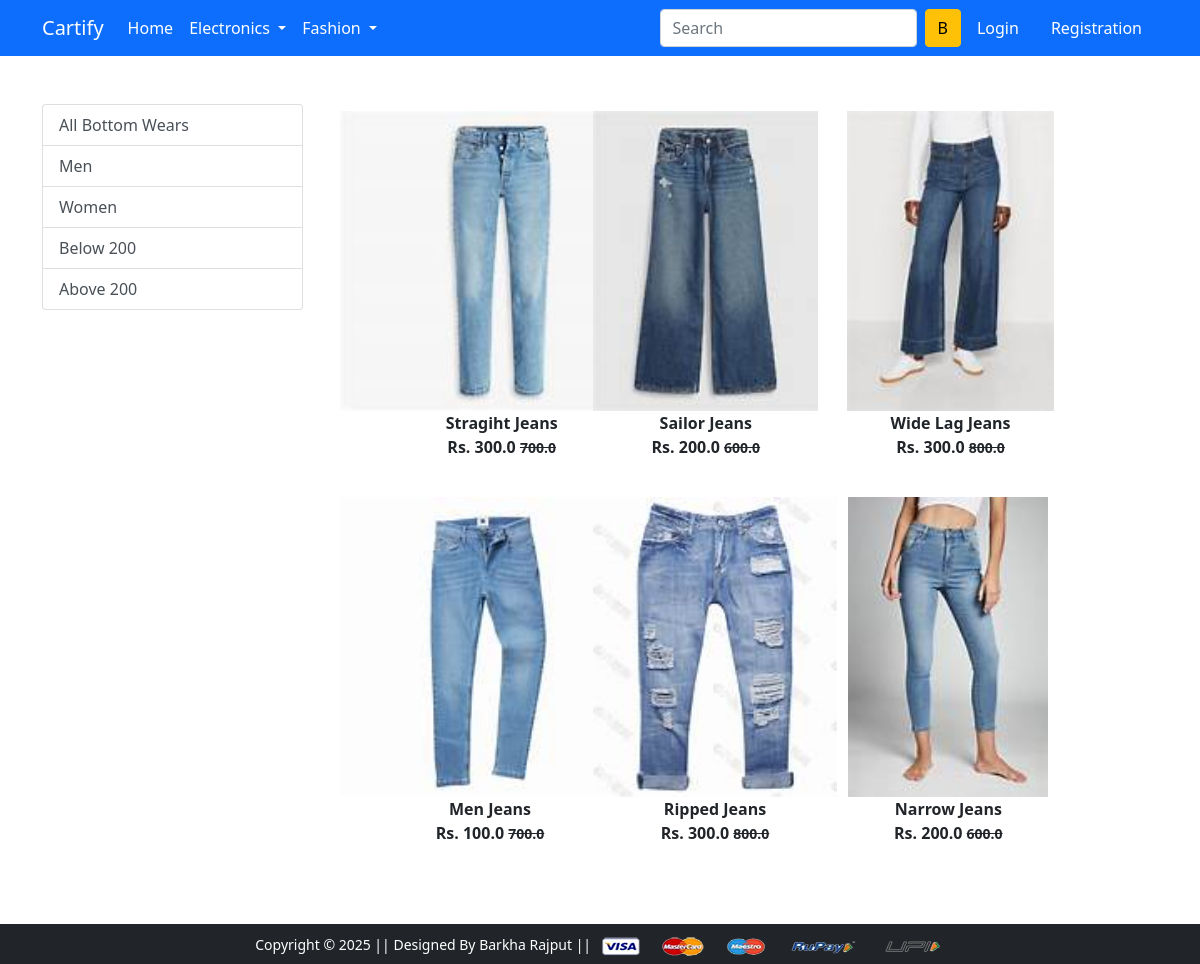
The app's page /bottomwear/ with its own data.
### app/models.py (models this page shows, shortened)
class Product(models.Model):
    title = models.CharField(max_length=100)
    selling_price = models.FloatField()
    discounted_price = models.FloatField()
    description = models.TextField()
    brand = models.CharField(max_length=100)
    category = models.CharField(choices=CATEGORY_CHOICES, max_length=2)
    product_image = models.ImageField(upload_to='productimg')

### app/views.py (the view)
# urls.py: path('bottomwear/', views.bottom_wear, name='bottomwear'),
def bottom_wear(request, data=None):
  totalitem = 0
  if data == None:
   bottomwears = Product.objects.filter(category='BW')
  elif data == 'Men' or data == 'Women':
   bottomwears = Product.objects.filter(category='BW').filter(brand=data)
  elif data == 'below':
   bottomwears = Product.objects.filter(category='BW').filter(discounted_price__lt=200)
  elif data == 'above':
   bottomwears = Product.objects.filter(category='BW').filter(discounted_price__gt=200)
  if request.user.is_authenticated:
   totalitem = len(Cart.objects.filter(user=request.user))
  return render(request, 'app/bottomwear.html', {'bottomwears':bottomwears, 'totalitem':totalitem})

### app/templates/app/bottomwear.html (shortened to what this page needs)
{% extends 'app/base.html' %}
{% load static %}
{% block main-content %}
<div class="container my-5">
 <div class="row">
  <div class="col-sm-3">
    <div class="list-group">
  <a href="{% url 'bottomwear' %}" class="list-group-item list-group-item-action" aria-current="true">All Bottom Wears</a>
  <a href="{% url 'bottomweardata' 'Men' %}" class="list-group-item list-group-item-action">Men</a>
  <a href="{% url 'bottomweardata' 'Women' %}" class="list-group-item list-group-item-action">Women</a>
  <a href="{% url 'bottomweardata' 'below' %}" class="list-group-item list-group-item-action">Below 200</a>
  <a href="{% url 'bottomweardata' 'above' %}" class="list-group-item list-group-item-action">Above 200</a>
</div>
  </div>
  <div class="col-sm-8">
    <div class="row">
        {% for product in bottomwears %}
        <div class="col-sm-4 text-center mb-4">
            <a href="{% url 'product-detail' product.id %}" class="btn">
                <div class="item">
                    <img src="{{product.product_image.url}}" alt="" height="300" class="">
                    <div class="fw-bold">{{product.title}}</div>
                    <div class="fw-bold">Rs. {{product.discounted_price}}
                        <small class="fw light text-decoration-line-through">{{product.selling_price}}</small>
                    </div>
                </div>
            </a>
        </div>
        {% endfor %}
    </div>
  </div>
 </div>
</div>
{% endblock main-content %}

### records on screen
Product: product_image (picture), title "Stragiht Jeans", discounted_price "300.0", selling_price "700.0"
Product: product_image (picture), title "Sailor Jeans", discounted_price "200.0", selling_price "600.0"
Product: product_image (picture), title "Wide Lag Jeans", discounted_price "300.0", selling_price "800.0"
Product: product_image (picture), title "Men Jeans", discounted_price "100.0", selling_price "700.0"
Product: product_image (picture), title "Ripped Jeans", discounted_price "300.0", selling_price "800.0"
Product: product_image (picture), title "Narrow Jeans", discounted_price "200.0", selling_price "600.0"
